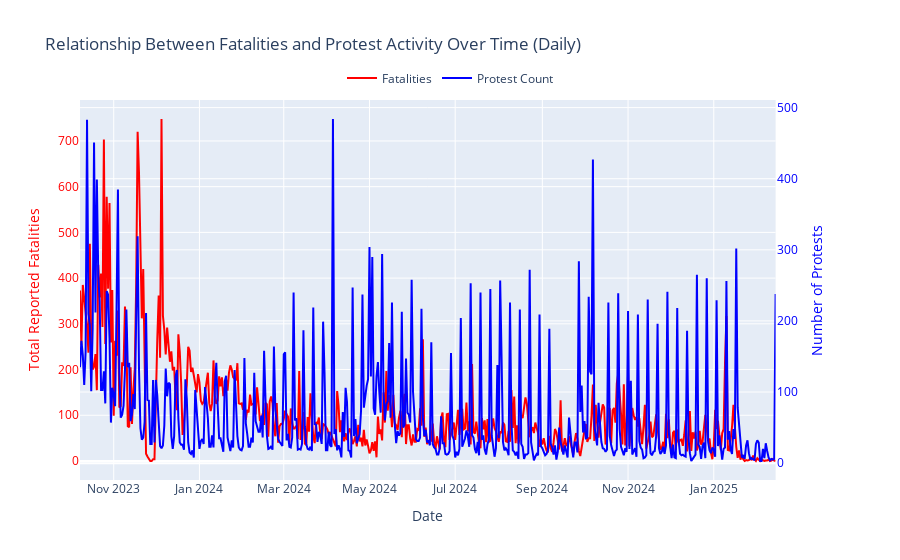

Source (notebook cell):
### Code cell
# Aggregate fatalities by day using 'event_date'
fatalities_by_day = df_reports.groupby('event_date')['fatalities'].sum().reset_index()
fatalities_by_day.columns = ['event_date', 'total_fatalities']

# Aggregate protest counts by day for conflict-related protests using 'event_date'
protests_by_day = annotated_protests_and_riots[annotated_protests_and_riots['conflict_related'] == 1] \
    .groupby('event_date').size().reset_index()
protests_by_day.columns = ['event_date', 'protest_count']

# Merge the two datasets
combined_data_daily = pd.merge(fatalities_by_day, protests_by_day, on='event_date', how='outer').fillna(0)

# Convert event_date column to datetime and sort
combined_data_daily['event_date'] = pd.to_datetime(combined_data_daily['event_date'])
combined_data_daily = combined_data_daily.sort_values('event_date')

# Filter the data to include only records after October 7, 2023
combined_data_daily = combined_data_daily[combined_data_daily['event_date'] > pd.to_datetime('2023-10-07')]

# Create dual-axis plot with Plotly
from plotly.subplots import make_subplots
import plotly.graph_objects as go

fig = make_subplots(specs=[[{"secondary_y": True}]])

# Add fatalities trace on the primary y-axis
fig.add_trace(
    go.Scatter(x=combined_data_daily['event_date'], y=combined_data_daily['total_fatalities'], 
               name='Fatalities', line=dict(color='red')),
    secondary_y=False
)

# Add protest count trace on the secondary y-axis
fig.add_trace(
    go.Scatter(x=combined_data_daily['event_date'], y=combined_data_daily['protest_count'], 
               name='Protest Count', line=dict(color='blue')),
    secondary_y=True
)

# Update layout and axes titles
fig.update_layout(
    title='Relationship Between Fatalities and Protest Activity Over Time (Daily)',
    xaxis_title='Date',
    legend=dict(orientation='h', yanchor="bottom", y=1.02, xanchor="center", x=0.5)
)
fig.update_yaxes(title_text='Total Reported Fatalities', secondary_y=False, color='red')
fig.update_yaxes(title_text='Number of Protests', secondary_y=True, color='blue')

fig.show()

# Calculate the correlation between daily fatalities and protest count
correlation = combined_data_daily['total_fatalities'].corr(combined_data_daily['protest_count'])
print(f"Correlation between fatalities and protest count: {correlation:.3f}")

# Compute one-day lag correlation
combined_data_daily['fatalities_lag1'] = combined_data_daily['total_fatalities'].shift(1)
lag_correlation = combined_data_daily['fatalities_lag1'].corr(combined_data_daily['protest_count'])
print(f"Correlation with 1-day lag: {lag_correlation:.3f}")

### Figure 1 — Plotly figure (JSON) as saved in the notebook; plotly's stock layout.template omitted (floating-point values rounded to 4 significant figures; data arrays with more than 128 entries replaced by an {"elided": "..."} marker saying what was removed)
{"data": [{"line": {"color": "red"}, "name": "Fatalities", "type": "scatter", "x": {"elided": "496 str values"}, "xaxis": "x", "y": {"elided": "496 float values"}, "yaxis": "y"}, {"line": {"color": "blue"}, "name": "Protest Count", "type": "scatter", "x": {"elided": "496 str values"}, "xaxis": "x", "y": {"elided": "496 float values"}, "yaxis": "y2"}], "layout": {"legend": {"orientation": "h", "x": 0.5, "xanchor": "center", "y": 1.02, "yanchor": "bottom"}, "title": {"text": "Relationship Between Fatalities and Protest Activity Over Time (Daily)"}, "xaxis": {"anchor": "y", "domain": [0, 0.94], "title": {"text": "Date"}}, "yaxis": {"anchor": "x", "color": "red", "domain": [0, 1], "title": {"text": "Total Reported Fatalities"}}, "yaxis2": {"anchor": "x", "color": "blue", "overlaying": "y", "side": "right", "title": {"text": "Number of Protests"}}}}
